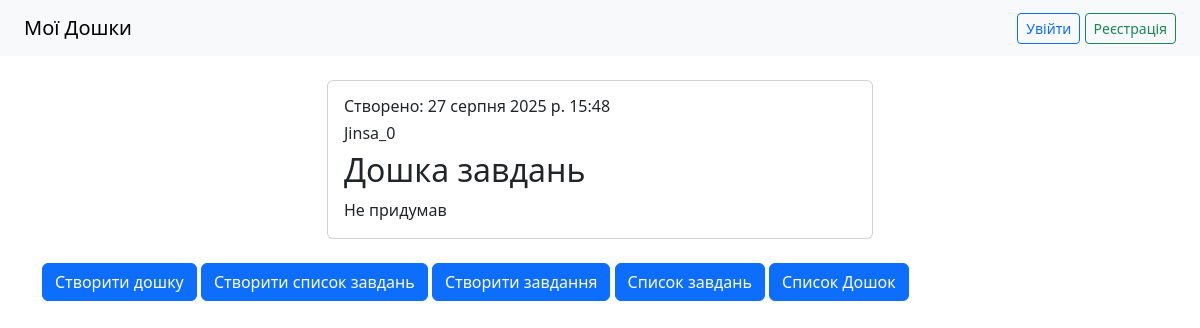
/dashboards/, run on an earlier commit of the app's database.
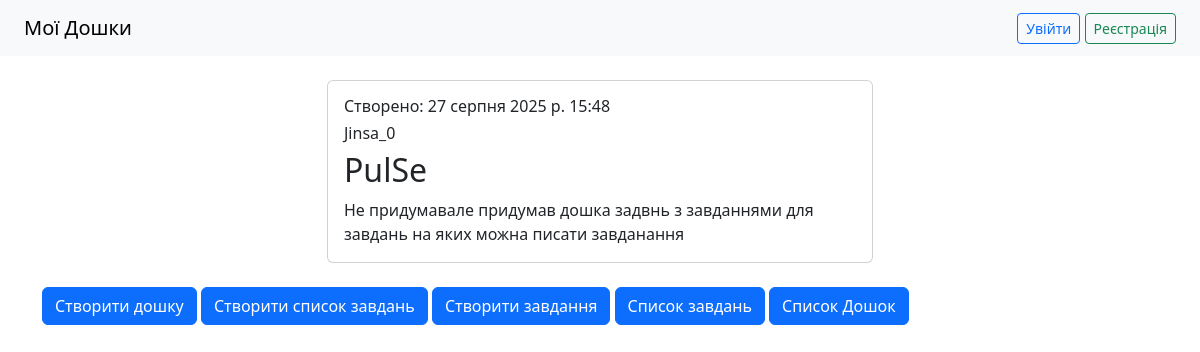
And on a later commit of the database.
### task_manager/models.py (models this page shows, shortened)
class Dashboard(models.Model):
    title =  models.CharField(max_length = 200, verbose_name = "Назва")
    description =  models.TextField(verbose_name = "Опис", blank = True)
    created_at = models.DateTimeField(auto_now_add = True)
    created_by = models.ForeignKey(User, on_delete = models.CASCADE, verbose_name = "Користувач")
    class Meta:
        verbose_name = "Дошка"
        verbose_name_plural = "Дошки"

### task_manager/views.py (the view)
# urls.py: path('dashboards/', DashboardListView.as_view(), name = 'dashboard_list'),
class DashboardListView(ListView):
    model = Dashboard
    template_name = 'dashboard/dashboard_list.html'
    context_object_name = 'dashboards'

### task_manager/templates/dashboard/dashboard_list.html (shortened to what this page needs)
{% extends "base.html" %}
{% block content %}
<div class="container mt-4">
    <div class="row row-cols-2 justify-content-md-center">
        {% for dashboard in dashboards %}
        <div class = "col mb-4">
            <div class = "card h-100">
                <div class="card-body text-left">
                    <h6>Створено: {{ dashboard.created_at }}</h6>
                    <h6>{{ dashboard.created_by }}</h6>
                    <h2>{{ dashboard.title }}</h2>
                    <p class="card-text">{{ dashboard.description }}</p>
                </div>
            </div>
        </div>
        {% empty %}
        <p>Наразі немає жодних дошок</p>
        {% endfor %}
    </div>
    <a href="{% url 'dashboard_create' %}" class="btn btn-primary">Створити дошку</a>
    <a href="{% url 'dashboard_create' %}" class="btn btn-primary">Створити список завдань</a>
    <a href="{% url 'dashboard_create' %}" class="btn btn-primary">Створити завдання</a>
    <a href="{% url 'dashboard_create' %}" class="btn btn-primary">Список завдань</a>
    <a href="{% url 'dashboard_create' %}" class="btn btn-primary">Список Дошок</a>
</div>
{% endblock %}

### task_manager/templates/base.html (shortened to what this page needs)
<!DOCTYPE html>
<html lang="uk">
<head>
  <link href="https://cdn.jsdelivr.net/npm/bootstrap@5.3.0/dist/css/bootstrap.min.css" rel="stylesheet">
<body>
  <nav class="navbar navbar-expand-lg navbar-light bg-light px-4">
    <a class="navbar-brand" href="{% url 'dashboard_list' %}">Мої Дошки</a>
    <div class="ms-auto">
      {% if user.is_authenticated %}
        {% if dashboard and todolist %}
        <a class="navbar-brand" href="{% url 'task_list' dashboard.pk todolist.pk %}">Мої списки завдань | </a>
        {% else %}
        {{ user.username }} |
        {% endif %}
        <form method="post" action="{% url 'logout' %}" style="display: inline;">
          {% csrf_token %}
          <button type="submit" class="btn btn-sm btn-outline-danger">Вийти</button>
        </form>
      {% else %}
        <a href="{% url 'login' %}" class="btn btn-sm btn-outline-primary">Увійти</a>
        <a href="{% url 'register' %}" class="btn btn-sm btn-outline-success">Реєстрація</a>
      {% endif %}
    </div>
  </nav>
    {% block content %}{% endblock %}
</body>
</html>

What changed in the data, as far as the page shows it:
changed Dashboard "Jinsa_0": title "Дошка завдань" → "PulSe"; description "Не придумав" → "Не придумавале придумав дошка задвнь з завданнями для завдань на яких можна писати завданання"
